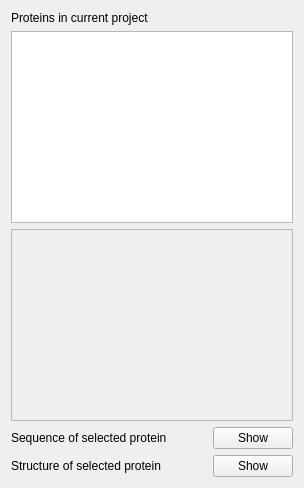
            <widget class="QWidget" name="view_page">
             <layout class="QVBoxLayout" name="verticalLayout_57">
              <item>
               <layout class="QVBoxLayout" name="verticalLayout_52">
                <item>
                 <widget class="QLabel" name="label_7">
                  <property name="text">
                   <string>Proteins in current project</string>
                  </property>
                 </widget>
                </item>
                <item>
                 <widget class="QListWidget" name="list_view_project_proteins"/>
                </item>
                <item>
                 <widget class="QTextEdit" name="txtedit_view_sequence">
                  <property name="enabled">
                   <bool>false</bool>
                  </property>
                 </widget>
                </item>
               </layout>
              </item>
              <item>
               <layout class="QHBoxLayout" name="horizontalLayout_30">
                <item>
                 <widget class="QLabel" name="label_9">
                  <property name="text">
                   <string>Sequence of selected protein</string>
                  </property>
                 </widget>
                </item>
                <item>
                 <spacer name="horizontalSpacer_20">
                  <property name="orientation">
                   <enum>Qt::Horizontal</enum>
                  </property>
                  <property name="sizeHint" stdset="0">
                   <size>
                    <width>40</width>
                    <height>20</height>
                   </size>
                  </property>
                 </spacer>
                </item>
                <item>
                 <widget class="QPushButton" name="btn_view_project_show">
                  <property name="text">
                   <string>Show</string>
                  </property>
                 </widget>
                </item>
               </layout>
              </item>
              <item>
               <layout class="QHBoxLayout" name="horizontalLayout_66">
                <item>
                 <widget class="QLabel" name="label_11">
                  <property name="text">
                   <string>Structure of selected protein</string>
                  </property>
                 </widget>
                </item>
                <item>
                 <spacer name="horizontalSpacer_46">
                  <property name="orientation">
                   <enum>Qt::Horizontal</enum>
                  </property>
                  <property name="sizeHint" stdset="0">
                   <size>
                    <width>40</width>
                    <height>20</height>
                   </size>
                  </property>
                 </spacer>
                </item>
                <item>
                 <widget class="QPushButton" name="btn_view_project_show_structure">
                  <property name="text">
                   <string>Show</string>
                  </property>
                 </widget>
                </item>
               </layout>
              </item>
             </layout>
            </widget>
